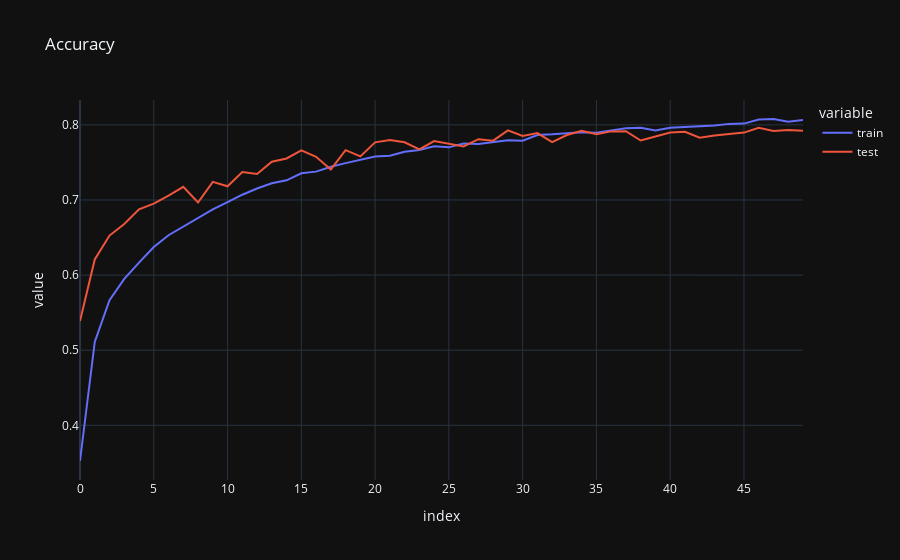

The notebook cell this image was saved under:
### Code cell
accuracy_history = pd.DataFrame({
    'train': history.history['accuracy'],
    'test':  history.history['val_accuracy']
})
px.line(accuracy_history, title='Accuracy')

### Figure 1 — Plotly figure (JSON) as saved in the notebook; plotly's stock layout.template omitted (floating-point values rounded to 4 significant figures)
{"data": [{"hovertemplate": "variable=train<br>index=%{x}<br>value=%{y}<extra></extra>", "legendgroup": "train", "line": {"color": "#636efa", "dash": "solid"}, "marker": {"symbol": "circle"}, "mode": "lines", "name": "train", "orientation": "v", "showlegend": true, "type": "scatter", "x": [0, 1, 2, 3, 4, 5, 6, 7, 8, 9, 10, 11, 12, 13, 14, 15, 16, 17, 18, 19, 20, 21, 22, 23, 24, 25, 26, 27, 28, 29, 30, 31, 32, 33, 34, 35, 36, 37, 38, 39, 40, 41, 42, 43, 44, 45, 46, 47, 48, 49], "xaxis": "x", "y": [0.3525, 0.5109, 0.5667, 0.595, 0.6166, 0.6373, 0.653, 0.6647, 0.6757, 0.6874, 0.6972, 0.707, 0.7153, 0.7222, 0.7262, 0.7356, 0.7377, 0.7443, 0.749, 0.7535, 0.7577, 0.759, 0.7643, 0.7666, 0.7716, 0.7701, 0.7752, 0.7746, 0.7773, 0.7796, 0.7788, 0.7864, 0.7874, 0.789, 0.7903, 0.7896, 0.7929, 0.7955, 0.7962, 0.7926, 0.7961, 0.7971, 0.7975, 0.7993, 0.8013, 0.8017, 0.8071, 0.8078, 0.8042, 0.8065], "yaxis": "y"}, {"hovertemplate": "variable=test<br>index=%{x}<br>value=%{y}<extra></extra>", "legendgroup": "test", "line": {"color": "#EF553B", "dash": "solid"}, "marker": {"symbol": "circle"}, "mode": "lines", "name": "test", "orientation": "v", "showlegend": true, "type": "scatter", "x": [0, 1, 2, 3, 4, 5, 6, 7, 8, 9, 10, 11, 12, 13, 14, 15, 16, 17, 18, 19, 20, 21, 22, 23, 24, 25, 26, 27, 28, 29, 30, 31, 32, 33, 34, 35, 36, 37, 38, 39, 40, 41, 42, 43, 44, 45, 46, 47, 48, 49], "xaxis": "x", "y": [0.5389, 0.6208, 0.6526, 0.6681, 0.6876, 0.6952, 0.7058, 0.7175, 0.6966, 0.7241, 0.7182, 0.7372, 0.7346, 0.7509, 0.7553, 0.766, 0.7575, 0.7406, 0.7663, 0.758, 0.7767, 0.7798, 0.7768, 0.7673, 0.7785, 0.7749, 0.7713, 0.7809, 0.779, 0.7927, 0.7851, 0.7891, 0.7769, 0.7865, 0.792, 0.7874, 0.7913, 0.7915, 0.7792, 0.7844, 0.7897, 0.7907, 0.783, 0.7857, 0.7875, 0.7897, 0.796, 0.7918, 0.7931, 0.7922], "yaxis": "y"}], "layout": {"legend": {"title": {"text": "variable"}, "tracegroupgap": 0}, "title": {"text": "Accuracy"}, "xaxis": {"anchor": "y", "domain": [0, 1], "title": {"text": "index"}}, "yaxis": {"anchor": "x", "domain": [0, 1], "title": {"text": "value"}}}}
